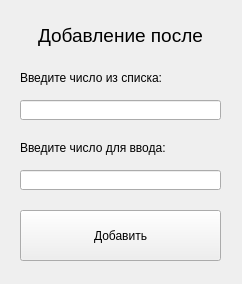
<?xml version="1.0" encoding="UTF-8"?>
<ui version="4.0">
 <class>Form</class>
 <widget class="QWidget" name="Form">
  <property name="geometry">
   <rect>
    <x>0</x>
    <y>0</y>
    <width>242</width>
    <height>284</height>
   </rect>
  </property>
  <property name="windowTitle">
   <string>Добавление после</string>
  </property>
  <widget class="QPushButton" name="pushButton">
   <property name="geometry">
    <rect>
     <x>20</x>
     <y>210</y>
     <width>201</width>
     <height>51</height>
    </rect>
   </property>
   <property name="text">
    <string>Добавить</string>
   </property>
  </widget>
  <widget class="QLabel" name="label">
   <property name="geometry">
    <rect>
     <x>20</x>
     <y>20</y>
     <width>201</width>
     <height>31</height>
    </rect>
   </property>
   <property name="font">
    <font>
     <pointsize>14</pointsize>
    </font>
   </property>
   <property name="layoutDirection">
    <enum>Qt::LeftToRight</enum>
   </property>
   <property name="text">
    <string>Добавление после</string>
   </property>
   <property name="alignment">
    <set>Qt::AlignCenter</set>
   </property>
  </widget>
  <widget class="QLabel" name="label_2">
   <property name="geometry">
    <rect>
     <x>20</x>
     <y>70</y>
     <width>141</width>
     <height>16</height>
    </rect>
   </property>
   <property name="text">
    <string>Введите число из списка:</string>
   </property>
  </widget>
  <widget class="QLineEdit" name="lineEdit">
   <property name="geometry">
    <rect>
     <x>20</x>
     <y>100</y>
     <width>201</width>
     <height>20</height>
    </rect>
   </property>
   <property name="text">
    <string/>
   </property>
  </widget>
  <widget class="QLabel" name="label_3">
   <property name="geometry">
    <rect>
     <x>20</x>
     <y>140</y>
     <width>151</width>
     <height>16</height>
    </rect>
   </property>
   <property name="text">
    <string>Введите число для ввода:</string>
   </property>
  </widget>
  <widget class="QLineEdit" name="lineEdit_2">
   <property name="geometry">
    <rect>
     <x>20</x>
     <y>170</y>
     <width>201</width>
     <height>20</height>
    </rect>
   </property>
   <property name="text">
    <string/>
   </property>
  </widget>
 </widget>
 <resources/>
 <connections/>
</ui>
